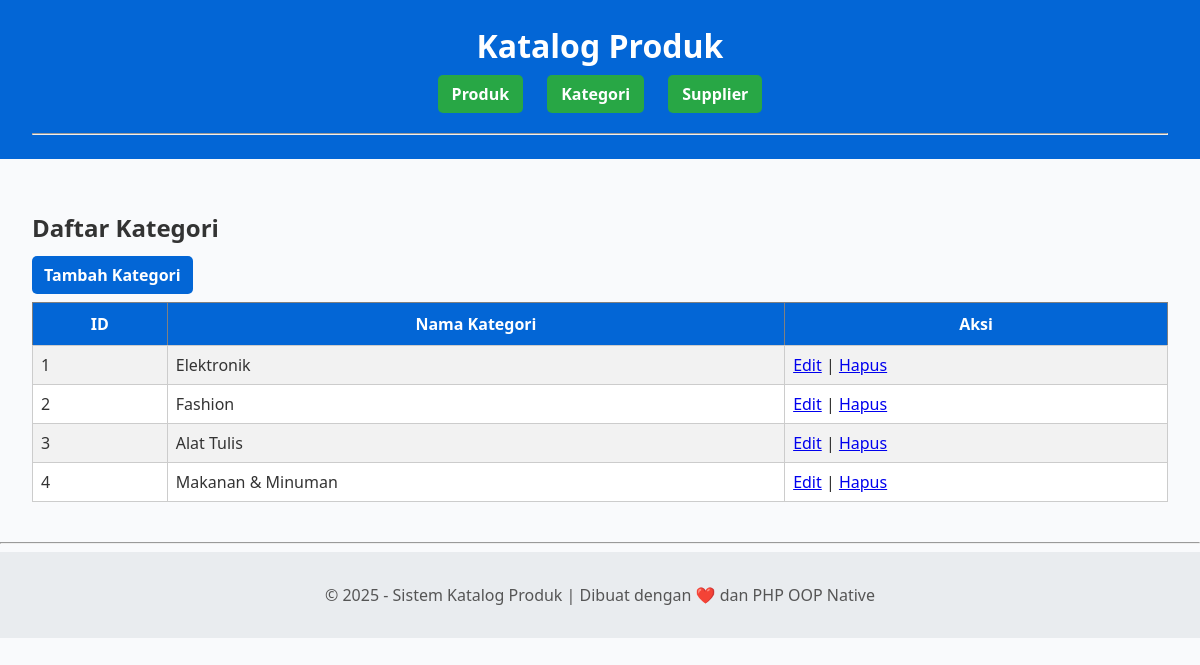
Screenshot of /index.php?page=kategori with the database file from the repository.
### tables this page shows
CREATE TABLE `kategori` (
  `id_kategori` int(11) NOT NULL,
  `nama_kategori` varchar(100) NOT NULL
);

### class/Kategori.php (called while the page is built, shortened)
<?php
require_once 'Database.php';
class Kategori {
    private $conn;
    private $table = "kategori";
    public function __construct() {
        $db = new Database();
        $this->conn = $db->getConnection();
    }
    public function tampil() {
    $sql = "SELECT * FROM $this->table ORDER BY id_kategori ASC";
    $stmt = $this->conn->prepare($sql);
    $stmt->execute();
    return $stmt->get_result();
}
}
?>

### class/Database.php (called while the page is built, shortened)
<?php
class Database {
    private $conn;
    public function getConnection() {
        if ($this->conn == null) {
            $this->conn = new mysqli(DB_HOST, DB_USER, DB_PASS, DB_NAME);
        }
        return $this->conn;
    }
}
?>

### view/kategori_list.php (the view)
<?php
require_once './class/Kategori.php';
$kategori = new Kategori();
$data = $kategori->tampil();
?>
<h2>Daftar Kategori</h2>
<a href="?page=tambah_kategori" class="button">Tambah Kategori</a>
<table border="1" cellpadding="5">
<tr>
    <th>ID</th>
    <th>Nama Kategori</th>
    <th>Aksi</th>
</tr>
<?php while($row = $data->fetch_assoc()): ?>
<tr>
    <td><?= $row['id_kategori'] ?></td>
    <td><?= $row['nama_kategori'] ?></td>
    <td>
        <a href="?page=edit_kategori&id=<?= $row['id_kategori'] ?>">Edit</a> |
        <a href="?page=hapus_kategori&id=<?= $row['id_kategori'] ?>" onclick="return confirm('Hapus kategori ini?')">Hapus</a>
    </td>
</tr>
<?php endwhile; ?>
</table>

### style/main.css (style rules this page uses)
body { font-family: 'Segoe UI', Tahoma, Geneva, Verdana, sans-serif; background-color: #f9fafc; color: #333; margin: 0; padding: 0; }
table { width: 100%; border-collapse: collapse; margin-top: 1rem; background-color: white; }
th { background-color: #0366d6; color: white; padding: 10px; }
td { border: 1px solid #ccc; padding: 8px; text-align: left; }
tr:nth-child(even) { background-color: #f2f2f2; }
button, a.button { background-color: #0366d6; color: white; padding: 8px 12px; border: none; border-radius: 5px; text-decoration: none; font-weight: bold; cursor: pointer; }

### rows the page displays
kategori: id_kategori "1", nama_kategori "Elektronik"
kategori: id_kategori "2", nama_kategori "Fashion"
kategori: id_kategori "3", nama_kategori "Alat Tulis"
kategori: id_kategori "4", nama_kategori "Makanan & Minuman"
